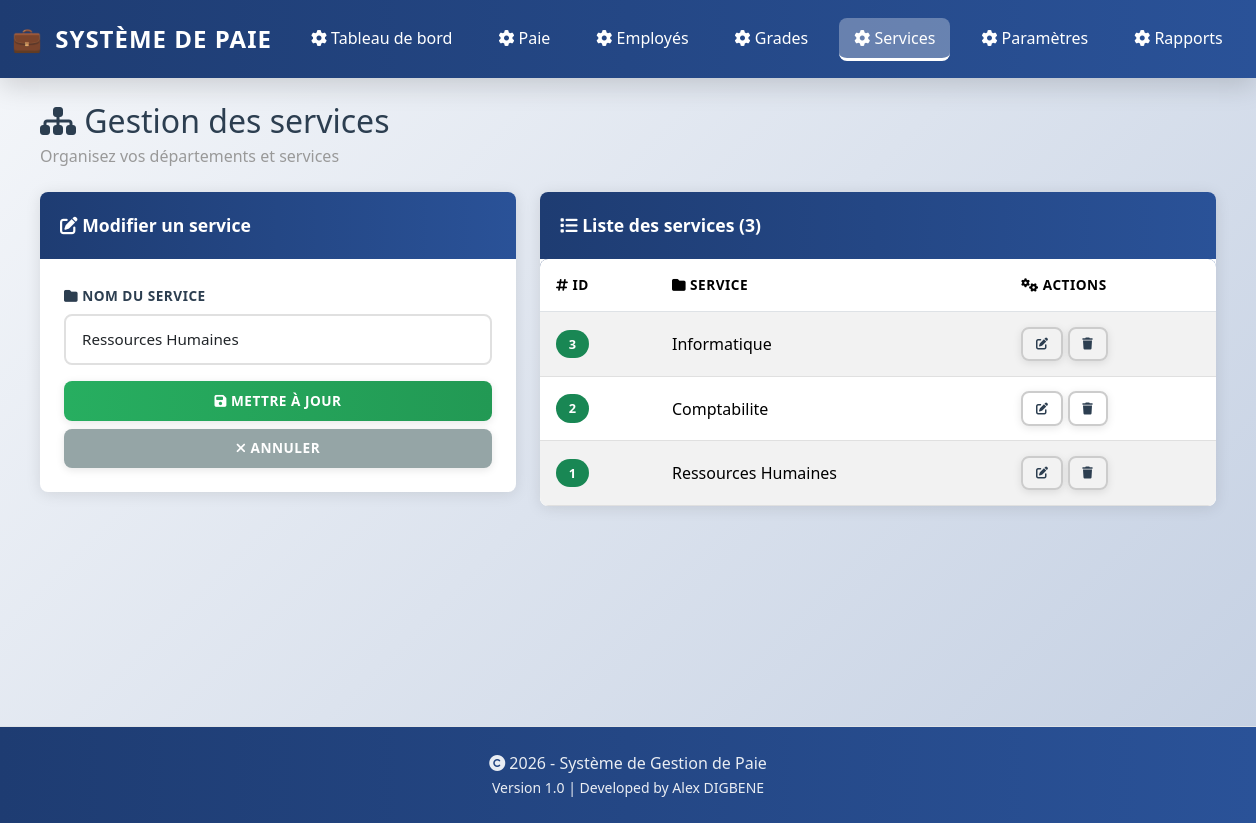
Page /service.php?action=edit&id=1 on the committed database.
### tables this page shows
CREATE TABLE IF NOT EXISTS Service (
    Id_Service INT NOT NULL AUTO_INCREMENT,
    nom_service VARCHAR(50) NOT NULL,
    CONSTRAINT PK_Service PRIMARY KEY (Id_Service)
);

### functions.php (called while the page is built, shortened)
<?php
require_once __DIR__ . '/config.php';
function queryAll($sql) {
    global $mysqli;
    $result = $mysqli->query($sql);
    return $result;
}

### config.php (called while the page is built, shortened)
<?php
function h($value) {
    return htmlspecialchars($value, ENT_QUOTES, 'UTF-8');
}

### service.php (the view, shortened to what this page needs)
<?php
require_once __DIR__ . '/functions.php';
$action = $_GET['action'] ?? '';
$services = queryAll('SELECT * FROM Service ORDER BY Id_Service DESC');
$edited = null;
if ($action === 'edit' && isset($_GET['id'])) {
    $id = (int) $_GET['id'];
    $edited = queryAll("SELECT * FROM Service WHERE Id_Service = $id")->fetch_assoc();
}
?>
<?php include 'header.php'; ?>
<div class="mb-4">
    <h2 class="mb-1"><i class="fas fa-sitemap"></i> Gestion des services</h2>
    <p class="text-muted">Organisez vos départements et services</p>
</div>
<div class="row">
    <div class="col-lg-5">
        <div class="card mb-4">
            <div class="card-header">
                <i class="fas fa-<?= $edited ? 'edit' : 'plus' ?>"></i> <?= $edited ? 'Modifier un service' : 'Ajouter un nouveau service' ?>
            </div>
            <div class="card-body">
                <form method="post" action="service.php">
                    <div class="mb-3">
                        <label class="form-label"><i class="fas fa-folder"></i> Nom du service</label>
                        <input name="nom_service" class="form-control" placeholder="Ex: Ressources Humaines" required value="<?= h($edited['nom_service'] ?? '') ?>">
                    </div>
                    <div class="d-grid gap-2">
                        <button class="btn btn-success" type="submit">
                            <i class="fas fa-save"></i> <?= $edited ? 'Mettre à jour' : 'Ajouter' ?>
                        </button>
                        <?php if ($edited): ?>
                            <a href="service.php" class="btn btn-secondary">
                                <i class="fas fa-times"></i> Annuler
                            </a>
                        <?php endif; ?>
                    </div>
                </form>
            </div>
        </div>
    </div>
    <div class="col-lg-7">
        <div class="card">
            <div class="card-header">
                <i class="fas fa-list"></i> Liste des services (<?= $services->num_rows ?>)
            </div>
            <div class="table-responsive">
                <table class="table table-striped mb-0">
                    <thead>
                        <tr>
                            <th><i class="fas fa-hashtag"></i> ID</th>
                            <th><i class="fas fa-folder"></i> Service</th>
                            <th><i class="fas fa-cogs"></i> Actions</th>
                        </tr>
                    </thead>
                    <tbody>
                        <?php while ($service = $services->fetch_assoc()): ?>
                            <tr>
                                <td><span class="badge bg-success"><?= h($service['Id_Service']) ?></span></td>
                                <td><?= h($service['nom_service']) ?></td>
                                <td>
                                    <a href="service.php?action=edit&id=<?= h($service['Id_Service']) ?>" class="btn btn-sm btn-outline-secondary" title="Modifier">
                                        <i class="fas fa-edit"></i>
                                    </a>
                                    <a href="service.php?action=delete&id=<?= h($service['Id_Service']) ?>" class="btn btn-sm btn-outline-danger" onclick="return confirm('Supprimer ce service ?');" title="Supprimer">
                                        <i class="fas fa-trash"></i>
                                    </a>
                                </td>
                            </tr>
                        <?php endwhile; ?>
                    </tbody>
                </table>
            </div>
        </div>
    </div>
</div>
<?php include 'footer.php'; ?>

### styles.css (style rules this page uses)
:root { --primary: #1e3c72; --secondary: #2a5298; --success: #27ae60; --danger: #e74c3c; --warning: #f39c12; --info: #3498db; --light: #ecf0f1; --dark: #2c3e50; --border-radius: 8px; --shadow: 0 2px 15px rgba(0,0,0,0.1); --shadow-lg: 0 8px 25px rgba(0,0,0,0.15); }
* { margin: 0; padding: 0; box-sizing: border-box; }
body { font-family: 'Segoe UI', Tahoma, Geneva, Verdana, sans-serif; background: linear-gradient(135deg, #f5f7fa 0%, #c3cfe2 100%); color: var(--dark); min-height: 100vh; }
h1, h2, h3, h4, h5, h6 { color: var(--dark); }
.card { border: none; border-radius: var(--border-radius); box-shadow: var(--shadow); transition: all 0.3s ease; overflow: hidden; }
.card-header { background: linear-gradient(90deg, var(--primary) 0%, var(--secondary) 100%); color: white; font-weight: 600; border: none; padding: 1.25rem; font-size: 1.1rem; }
.card-body { padding: 1.5rem; }
.form-label { font-weight: 600; color: var(--dark); margin-bottom: 0.5rem; text-transform: uppercase; font-size: 0.85rem; letter-spacing: 0.5px; }
.form-control, .form-select { border: 2px solid #e0e0e0; border-radius: var(--border-radius); padding: 0.75rem 1rem; font-size: 0.95rem; transition: all 0.3s ease; }
.form-control::placeholder { color: #999; }
.btn { border: none; border-radius: var(--border-radius); font-weight: 600; padding: 0.6rem 1.2rem; transition: all 0.3s ease; text-transform: uppercase; font-size: 0.85rem; letter-spacing: 0.5px; box-shadow: 0 2px 8px rgba(0,0,0,0.1); }
.btn-success { background: linear-gradient(90deg, #27ae60 0%, #229954 100%); color: white; }
.btn-secondary { background: #95a5a6; color: white; }
.btn-outline-secondary, .btn-outline-danger { border: 2px solid #ccc; color: var(--dark); }
.btn-sm { padding: 0.4rem 0.8rem; font-size: 0.75rem; }
.table { background: white; border-radius: var(--border-radius); overflow: hidden; }
.table thead { background: linear-gradient(90deg, var(--primary) 0%, var(--secondary) 100%); color: white; }
.table-striped tbody tr:nth-of-type(odd) { background: rgba(0,0,0,0.02); }
.table tbody tr { transition: all 0.2s ease; border-bottom: 1px solid #e0e0e0; }
.table th { font-weight: 700; text-transform: uppercase; font-size: 0.85rem; letter-spacing: 0.5px; padding: 1rem; }
.table td { padding: 0.9rem 1rem; vertical-align: middle; }
.badge { padding: 0.5rem 0.8rem; border-radius: 20px; font-weight: 600; font-size: 0.8rem; letter-spacing: 0.5px; }
.card { animation: fadeIn 0.5s ease; }
.text-muted { color: #999 !important; }
body > main > .container > :last-child { margin-bottom: 2rem; }

### rows in the picture
service: nom_service "Ressources Humaines", Id_Service "1"
service: Id_Service "3", nom_service "Informatique"
service: Id_Service "2", nom_service "Comptabilite"

### other values in the picture
$label "Tableau de bord"
$label "Paie"
$label "Employés"
$label "Grades"
$label "Services"
$label "Paramètres"
$label "Rapports"
$services->num_rows "3"
